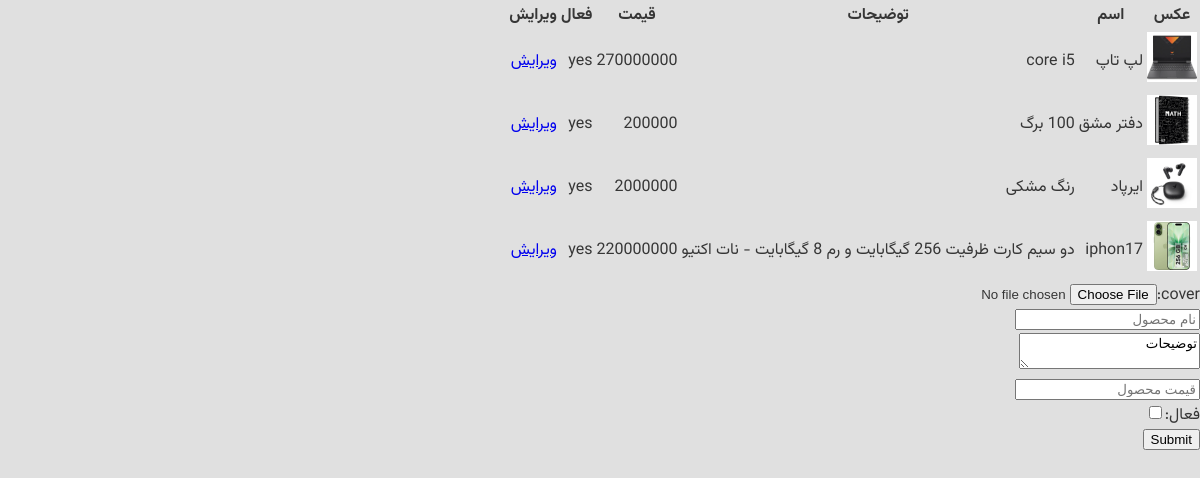
The app's page /admin/dashboard/products (signed in), older data.
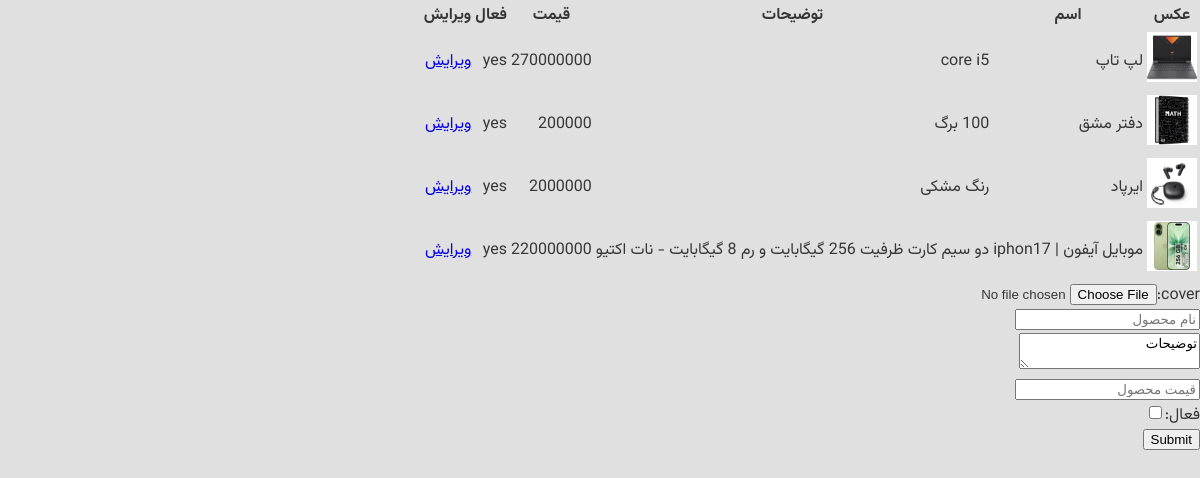
The same page, newer data.
### models/product.py (models this page shows)
class product(db.Model):
    __tablename__ = 'product'
    id = Column(Integer, primary_key = True)
    name = Column(String, nullable = False, index = True)
    description = Column(String(11), nullable = False, index = True)
    price = Column(Integer, nullable = False, index = True)
    active = Column(Integer, nullable = False, index = True)

### blueprint/admin.py (the view, shortened to what this page needs)
@app.route("/admin/dashboard/products", methods=["GET" , "POST"])
def products():
    if request.method == "GET":
        products = product.query.all()
        return render_template("admin/products.html", products=products)

### app.py (called while the page is built)
@login_manager.user_loader
def load_user(user_id):
    return User.query.get(int(user_id))

### blueprint/admin.py (called while the page is built)
@app.before_request
def before_request():
    if session.get("admin_login") == None and request.endpoint != "admin.login":
        abort(403)

### templates/admin/products.html (shortened to what this page needs)
{% extends 'base.html' %}
{% block body%}
<table>
<tr>
    <th>عکس</th>
    <th>اسم</th>
    <th>توضیحات</th>
    <th>قیمت</th>
    <th>فعال</th>
    <th>ویرایش</th>
</tr>
{% for p in products %}
    <tr>
        <td><img style="width:50px" src="/static/cover/{{ p.id }}.jpg"></td>
        <td>{{ p.name }}</td>
        <td>{{ p.description }}</td>
        <td>{{ p.price }}</td>
        <td>{{ "yes" if p.active == 1 else "no" }}</td>
        <td><a href="/admin/dashboard/edit-product/{{ p.id }}">ویرایش</a></td>
    </tr>
{% endfor %}
</table>
<form action="#" method="post"  enctype="multipart/form-data">
    <label>cover:</label><input type="file" name="cover"><br>
    <input type="text" name="name" placeholder="نام محصول"><br>
    <textarea name="description" placeholder="">توضیحات</textarea><br>
    <input type="number" name="price" placeholder="قیمت محصول"><br>
    <label>فعال:</label><input value="1"  type="checkbox" name="active"><br>
    <input type="submit">
</form>
{% endblock %}

### templates/base.html (shortened to what this page needs)
<!DOCTYPE html>
<html lang="fa" dir="rtl">
<head>
    <link rel="stylesheet" href="{{ url_for("static",filename = "cover/css/index.css") }}">
</head>
<body>
{% block body %}{% endblock %}
</body>
</html>

### static/cover/css/index.css (style rules this page uses)
* { transition: all 300ms ease-in-out; }
body { padding: 0; margin: 0; font-size: 16px; background-color: #E0E0E0; color: #363636; font-family: Vazirmatn; }
a { display: flex; align-items: center; }

Row changes from the older to the newer data that the page shows:
changed product "دو سیم کارت ظرفیت 256 گیگابایت و رم 8 گیگابایت - نات اکتیو": name "iphon17" → "موبایل آیفون | iphon17"
